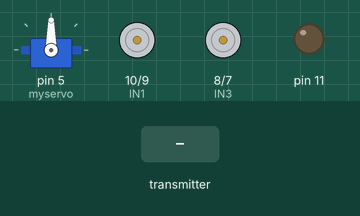
This sketch was run on a simulated Arduino Uno, built with avr-gcc and run on an emulated ATmega328P. On the bench: servo, motor-driver pin pairs drawn as motors (green arrow = first pin HIGH = forward, orange = second pin HIGH = backward, longer = more drive, scaled by the enable pin), output pins drawn as LEDs (lit = HIGH). The inputs (shaded band) are chosen by the test bench. No radio packets arrive unless stated; what the sketch prints to the serial monitor is not drawn.

Above: at 1.2 s.
1.3 s: the transmitter starts sending Received_Command = 0
At 2.5 s:
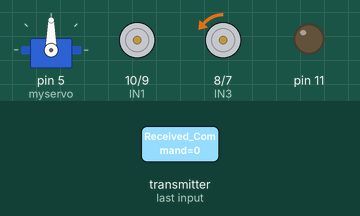
2.8 s: the transmitter starts sending Received_Command = 64
At 3.4 s:
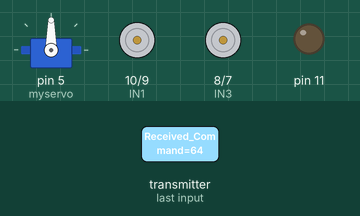
Timing chart, 0 to 5.8 s (numbered marks = the images above; inputs shaded):
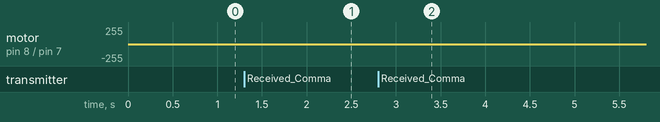

The sketch:

tank-version1.1.ino
```cpp
//SLAVE-REMOTE CAR (TANK)

//KNIHOVNY
#include <Servo.h>            //Libary for servo controll
//#include <SoftwareSerial.h>   //knihovna pro bluetooth
#include <SPI.h>              //radio
#include <nRF24L01.h>         //radio
#include <RF24.h>             //radio

//pins setup
#define ENA 2    //digital pin pro rychlost motoru A
#define IN1 10    //prvni digital pin pro motor A
#define IN2 9     //druhy digital pin pro motor A
#define IN3 8     //druhy digital pin pro motor B
#define IN4 7     //prvni digital pin pro motor B
#define ENB 6     //digital pin pro rychlost motoru B
#define SER 5     //digital pin pro servo
#define CSN_GPIO 4//digital pin for radio
#define CE_GPIO  3//digital pin for radio
//MOSI 11
//MISO 12
//SCK 13
//3V3 3V3

int value = 100;  //vychozi pozice pro servo
//int state = 0;    //promena ktera bude pouzivana na prijimani informaci z druheho arduina
int speedA;       //promena uchovavajici rychlost motoru A
int speedB;       //promena uchovavajici rychlost motoru B

Servo myservo;                      // create servo object to control a servo
                                    // a maximum of eight servo objects can be created
//SoftwareSerial mySerial(3, 4);      // RX, TX - nastaveni pinu modulu hc-05 (bluetooth)

// Hardware configuration
RF24 radio(CE_GPIO, CSN_GPIO);                           // Set up nRF24L01 radio on SPI bus plus pins 7 & 8

const byte Address[6] = "00001";
unsigned char Received_Command = '0';

//Funkce pro ovladani motoru A a B
void vpredMotorA(){
  digitalWrite(IN1, HIGH);
  digitalWrite(IN2, LOW);
}

void vzadMotorA(){
  digitalWrite(IN1, LOW);
  digitalWrite(IN2, HIGH);
}

void statMotorA(){
  digitalWrite(IN1, LOW);
  digitalWrite(IN2, LOW);
}

void vpredMotorB(){
  digitalWrite(IN4, HIGH);
  digitalWrite(IN3, LOW);
}

void vzadMotorB(){
  digitalWrite(IN4, LOW);
  digitalWrite(IN3, HIGH);
}

void statMotorB(){
  digitalWrite(IN4, LOW);
  digitalWrite(IN3, LOW);
}
//--------------------------------

//Funkce pro ovladani serva doleva a doprava
void servoLeft(){
  myservo.write(value);   //udavani pozici servu
  value = value-5;        //ubirani pozice serva
}

void servoRight(){
  myservo.write(value);   //udavani pozici servu
  value = value+5;        //pridavani pozice serva
}
//------------------------------------------

void setup() {                      // put your setup code here, to run once:
  Serial.begin(9600);
  for (byte i=5; i<=11;i++) {       //seting up all digital pins to output
    pinMode(i,OUTPUT);
  }
  //radio setup--------------------------
  radio.begin();
  radio.openReadingPipe(0, Address);
  radio.setPALevel(RF24_PA_MIN);
  radio.startListening();
  Serial.println("START");
  //-------------------------------------
  myservo.attach(5);                //Nastaveni pinu serva na knihovnu <Servo.h>
}

void loop() {
  if (radio.available())    // If the NRF240L01 module received data
  {
    delay(10);
    radio.read(&Received_Command, 1);
    Serial.print(Received_Command);
  }
  //SPEED SETUP
  analogWrite(ENA,speedA);          //speed of motor A
  analogWrite(ENB,speedB);          //speed of motor B
  //MODE 1 SW==HIGH
    //Ovladani serva---------------------------------------
    if(Received_Command == 8){
      servoLeft();            //vyvolani funkce pohybu serva doleva

    }
    if(Received_Command == 9){
      servoRight();           //vyvolani funkce pohybu serva doprava
    }
    //-----------------------------------------------------

    //Ovladani motoru--------------------------------------
    if(Received_Command == 0){
      while(speedA<=245&&speedB<=245){    //funkce pridavajici rychlost dokud nedojde do maximalni hodnoty
        speedA = speedA + 10;             //adding speed to motor
        speedB = speedB + 10;             //adding speed to motor
      }
      vpredMotorA();                       //vyvolani funkcí k pohybu motoru
      vpredMotorB();

    } else if (Received_Command == 1){
        while(speedA<=245&&speedB<=245){  //funkce pridavajici rychlost dokud nedojde do maximalni hodnoty
          speedA = speedA + 10;           //adding speed to motor
          speedB = speedB + 10;           //adding speed to motor
        }
        vzadMotorA();                      //vyvolani funkcí k pohybu motoru
        vzadMotorB();

    }else if (Received_Command == 2){
        while(speedA<=245&&speedB<=245){  //funkce pridavajici rychlost dokud nedojde do maximalni hodnoty
          speedA = speedA + 10;           //adding speed to motor
          speedB = speedB + 10;           //adding speed to motor
        }
        vzadMotorA();                      //vyvolani funkcí k pohybu motoru
        vpredMotorB();

    }else if (Received_Command == 3){
        while(speedA<=245&&speedB<=245){  //funkce pridavajici rychlost dokud nedojde do maximalni hodnoty
          speedA = speedA + 10;           //adding speed to motor
          speedB = speedB + 10;           //adding speed to motor
        }
        vpredMotorA();                     //vyvolani funkcí k pohybu motoru
        vzadMotorB();

    }else {
      while(speedA>=20&&speedB>=20){      //funkce ubírající rychlost dokud nedojde do minimální hodnoty
        speedA = speedA - 20;             //reducing speed of motor
        speedB = speedB - 20;             //reducing speed of motor
      }

        statMotorA();                      //vyvolani funkcí k pohybu motoru
        statMotorB();

    }
    //-----------------------------------------------------
  //_____________________________________________________

  //MODE 2 SW==LOW
    //Ovladani motoru--------------------------------------
    if(Received_Command == 4){
      while(speedA<=245){       //funkce pridavajici rychlost dokud nedojde do maximalni hodnoty
        speedA = speedA + 10;   //adding speed to motor
      }
      vpredMotorA();
    } else if (Received_Command == 5){
        while(speedA<=245){     //funkce pridavajici rychlost dokud nedojde do maximalni hodnoty
          speedA = speedA + 10; //adding speed to motor
        }
        vzadMotorA();
    }
    else {
        while(speedA>=20){      //funkce pridavajici rychlost dokud nedojde do maximalni hodnoty
          speedA = speedA - 20; //adding speed to motor
        }
        statMotorA();            //vyvolani funkce k pohybu motoru
    }
    if(Received_Command == 6){
      while(speedB<=245){       //funkce pridavajici rychlost dokud nedojde do maximalni hodnoty
        speedB = speedB + 10;   //adding speed to motor
      }
      vpredMotorB();             //vyvolani funkce k pohybu motoru
    } else if (Received_Command == 7){
        while(speedB<=245){     //funkce pridavajici rychlost dokud nedojde do maximalni hodnoty
          speedB = speedB + 10; //adding speed to motor
        }
        vzadMotorB();           //vyvolani funkce k pohybu motoru
    }
    else {
        while(speedB>=20){      //funkce ubírající rychlost dokud nedojde do minimální hodnoty
          speedB = speedB - 20; //reducing speed of motor
        }
        statMotorB();            //vyvolani funkce k pohybu motoru
    }
    //-----------------------------------------------------
  //_____________________________________________________
}
```

Measured:
- after the input at 1.3 s, motor on pin 8 (IN3) / pin 7 (IN4): stopped → backward 1/255 after 0.05 s
- after the input at 2.8 s, motor on pin 8 (IN3) / pin 7 (IN4): backward 1/255 → stopped after 0.07 s
